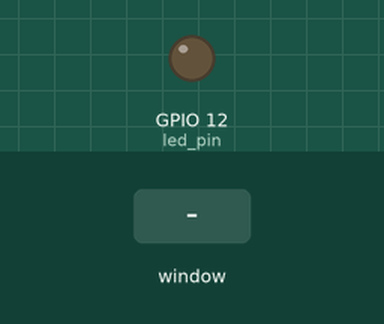
Recording of a program running on a simulated Raspberry Pi (BCM pin numbers). On the bench: output pins drawn as LEDs (lit = HIGH). The test bench sets the inputs (shaded band). The desktop window is not drawn, its controls go by their first labels and the mouse button is held 0.15 s.

Above: at 1.2 s.
1.3 s: slider 1 in the window set to 50
At 1.8 s:
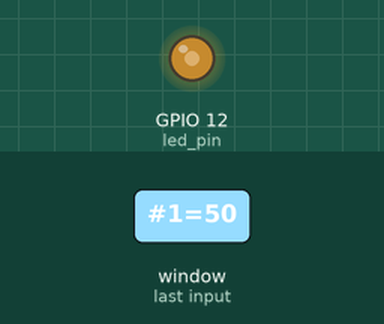
2.8 s: slider 1 in the window set to 100
At 4.0 s:
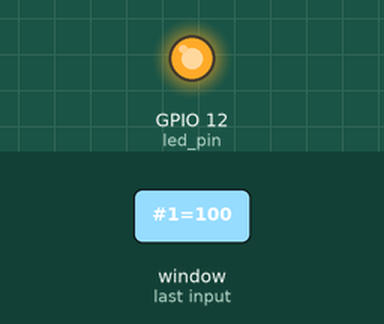
4.3 s: slider 1 in the window set to 75
At 5.2 s:
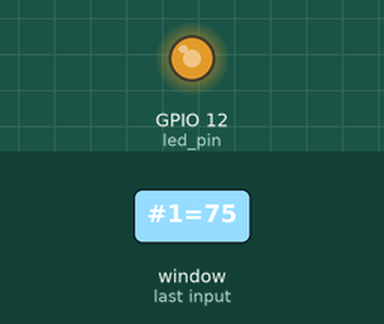
Timing chart, 0 to 7.3 s (numbered marks = the images above; inputs shaded):
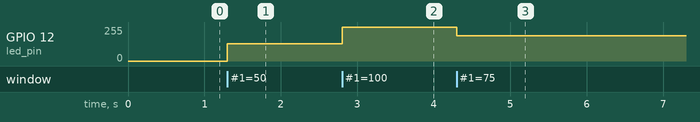

Measured:
- after the input at 1.3 s, GPIO 12 (led_pin): 0/255 → 128/255 at once
- after the input at 2.8 s, GPIO 12 (led_pin): 128/255 → 255/255 at once
- after the input at 4.3 s, GPIO 12 (led_pin): 255/255 → 191/255 at once

The program:

dimer.py
```python
import tkinter as tk

import RPi.GPIO as GPIO

# Declare global variables
pwm = None

# Pin definitions
led_pin = 12

# This gets called whenever the scale is changed--change brightness of LED
def dim(i):

    global pwm

    # Change the duty cycle based on the slider value
    pwm.ChangeDutyCycle(float(i))

# Use "GPIO" pin numbering
GPIO.setmode(GPIO.BCM)

# Set LED pin as output
GPIO.setup(led_pin, GPIO.OUT)

# Initialize pwm object with 50 Hz and 0% duty cycle
pwm = GPIO.PWM(led_pin, 50)
pwm.start(0)

# Create the main window and set initial size
root = tk.Tk()
root.title("LED Dimmer")
root.geometry("150x300")

# Create the main container
frame = tk.Frame(root)

# Lay out the main container (center it in the window)
frame.place(relx=0.5, rely=0.5, anchor=tk.CENTER)

# Create scale widget
scale = tk.Scale(   frame,
                    orient=tk.VERTICAL,
                    from_=100,
                    to=0,
                    length=200,
                    width=50,
                    sliderlength=50,
                    showvalue=False,
                    command=dim )

# Lay out widget in frame
scale.pack()

# Run forever!
root.mainloop()

# Stop, cleanup, and exit when window is closed
pwm.stop()
GPIO.cleanup()
```
